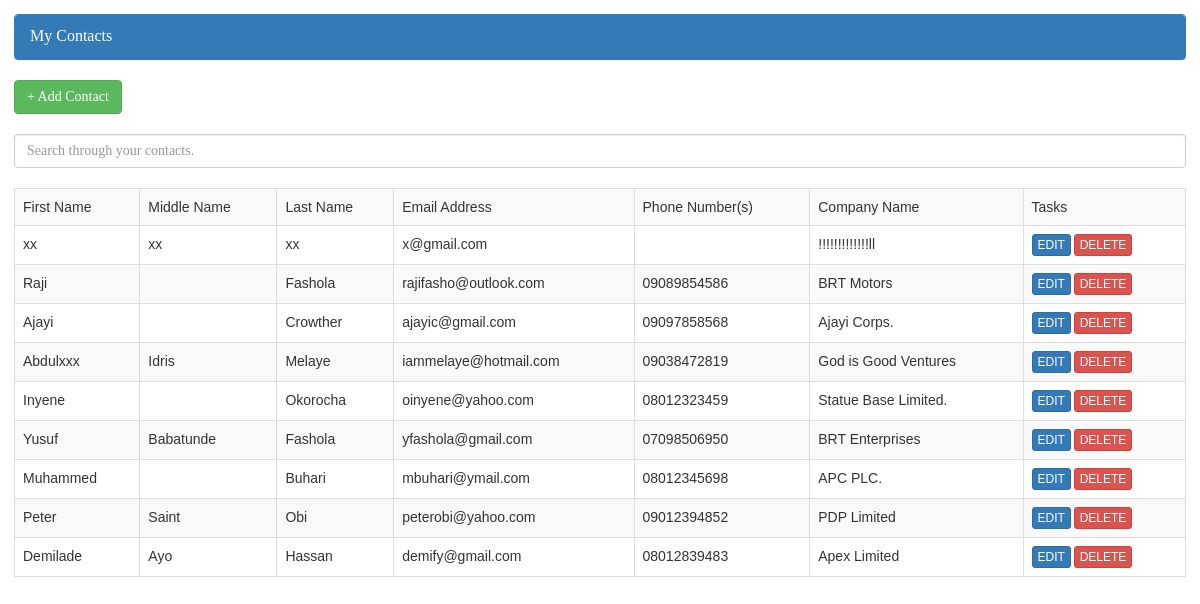
The page / on the database its author committed.
### tables this page shows
CREATE TABLE `contacts` (
  `id` int(6) UNSIGNED NOT NULL,
  `firstname` varchar(30) NOT NULL,
  `middlename` varchar(30) NOT NULL,
  `lastname` varchar(30) NOT NULL,
  `email` varchar(100) NOT NULL,
  `contacts` varchar(50) NOT NULL,
  `companyname` varchar(50) NOT NULL,
  `date` int(11) DEFAULT NULL
);

### index.php (the view, shortened to what this page needs)
<?php
require_once("connection.php");
$query = mysqli_query($conn , "SELECT * FROM contacts ORDER BY id DESC");
?>
<!DOCTYPE html>
<html>
<head>
  <link rel="stylesheet" href="src/css/bootstrap.min.css">
</head>
<body style="padding: 14px">
<div class="panel panel-primary">
	<div class="panel-heading" style="font-size: 16px">My Contacts</div>
</div>
<div class="btn btn-success btn-md" data-toggle="modal" data-target="#addcontact">+ Add Contact</div>
<br>
<br>
<div id="search_area">
    <input type="text" name="contactsearch" id="contactsearch" class="form-control input-md" autocomplete="off" placeholder="Search through your contacts." />
</div>
<br>
<table class="table table-striped" id="mainoutput">
  <tr>
    <td>First Name</td>
    <td>Middle Name</td>
    <td>Last Name</td>
    <td>Email Address</td>
    <td>Phone Number(s)</td>
    <td>Company Name</td>
    <td>Tasks</td>
  </tr>
  <?php
	  while ($i = mysqli_fetch_array($query)) {
		$id = $i['id'];
		$fname = $i['firstname'];
		$mname = $i['middlename'];
		$lname = $i['lastname'];
		$email = $i['email'];
		$phone = $i['contacts'];
		$cname = $i['companyname'];
   ?>
  <tr>
    <td><?php echo $fname; ?></td>
    <td><?php echo $mname; ?></td>
    <td><?php echo $lname; ?></td>
    <td><?php echo $email; ?></td>
    <td><?php echo $phone; ?></td>
    <td><?php echo $cname; ?></td>
    <td style="font-size: 10px">
    	<span class="btn btn-primary btn-xs" data-toggle="modal" data-target="#edit<?php echo $id; ?>">EDIT</span>
    	<span class="btn btn-danger btn-xs delete" name="<?php echo $id; ?>">DELETE</span>
    </td>
  </tr>
  <?php } ?>
</table>
</body>
</html>

### index.php (style rules this page uses)
body { font-family: trebuchet ms; }
table { font-family: arial, sans-serif; border-collapse: collapse; width: 100%; }
td, th { border: 1px solid #dddddd; text-align: left; padding: 8px; }

### rows shown on the page
contacts: firstname "xx", middlename "xx", lastname "xx", email "x@gmail.com", companyname "!!!!!!!!!!!!!ll"
contacts: firstname "Raji", lastname "Fashola", email "rajifasho@outlook.com", contacts "09089854586", companyname "BRT Motors"
contacts: firstname "Ajayi", lastname "Crowther", email "ajayic@gmail.com", contacts "09097858568", companyname "Ajayi Corps."
contacts: firstname "Abdulxxx", middlename "Idris", lastname "Melaye", email "iammelaye@hotmail.com", contacts "09038472819", companyname "God is Good Ventures"
contacts: firstname "Inyene", lastname "Okorocha", email "oinyene@yahoo.com", contacts "08012323459", companyname "Statue Base Limited."
contacts: firstname "Yusuf", middlename "Babatunde", lastname "Fashola", email "yfashola@gmail.com", contacts "07098506950", companyname "BRT Enterprises"
contacts: firstname "Muhammed", lastname "Buhari", email "mbuhari@ymail.com", contacts "08012345698", companyname "APC PLC."
contacts: firstname "Peter", middlename "Saint", lastname "Obi", email "peterobi@yahoo.com", contacts "09012394852", companyname "PDP Limited"
contacts: firstname "Demilade", middlename "Ayo", lastname "Hassan", email "demify@gmail.com", contacts "08012839483", companyname "Apex Limited"
